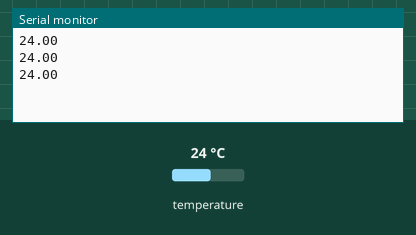
Bench run of a sketch on a simulated Arduino Uno, built with avr-gcc and run on an emulated ATmega328P. On the bench: the last lines printed to the serial monitor. The inputs (shaded band) are chosen by the test bench; at power-on: temperature 24 °C.

Above: at 1.8 s.
1.9 s: temperature set to 12 °C
At 2.5 s:
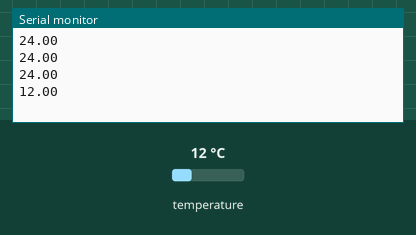
3.4 s: temperature set to 19 °C
At 4.0 s:
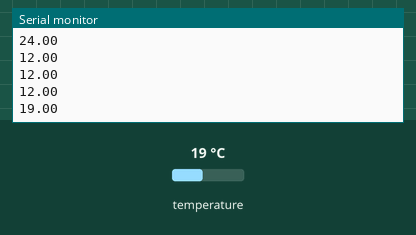
Timing chart, 0 to 6.4 s (numbered marks = the images above; inputs shaded):
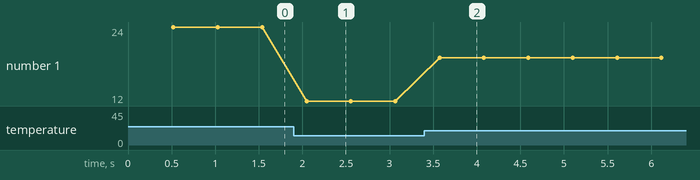

Measured:
- after the input at 1.9 s, the serial monitor: prints a new line after 0.15 s (image 1)
- after the input at 3.4 s, the serial monitor: prints a new line after 0.17 s (image 2)
- plotted number 1: 24 → 12 after the input at 1.9 s, 12 → 19 after the input at 3.4 s

The sketch:

DS18x20_TemperatureSimple.ino
```cpp
#include <OneWire.h>

/***********************************************************************
  OneWire DS18S20, DS18B20, DS1822 Temperature Example

   http://www.pjrc.com/teensy/td_libs_OneWire.html

   The DallasTemperature library can do all this work for you!
   http://milesburton.com/Dallas_Temperature_Control_Library

  How to connect:
  http://www.tweaking4all.com/hardware/arduino/arduino-ds18b20-temperature-sensor/
  ( Please modify the pin in the program accordingly )

  Example copied and modified from td_libs_OneWire.html examples
  by ChrisMicro 2015
  Copyright see "OneWire.cpp"

************************************************************************/

#define ONEWIRE_PIN 2

OneWire  ds(ONEWIRE_PIN);  // on pin 2 (a 4.7K resistor is necessary)

#define NUMADRESSES 8
byte addr[NUMADRESSES];
byte type_s;

//#define DEBUG_TEMPERATURESENSOR_ON

void initTemperatureSensor()
{
  byte i,n;
  //for(n=0;n<NUMADRESSES;n++)
  {
    if ( !ds.search(addr))
    {
        #ifdef DEBUG_TEMPERATURESENSOR_ON
      Serial.println("No more addresses.");
      Serial.println();
      #endif
      ds.reset_search();
      delay(250);
    //return;
    }
    #ifdef DEBUG_TEMPERATURESENSOR_ON
      Serial.print("ROM =");
      for( i = 0; i < 8; i++)
      {
        Serial.write(' ');
        Serial.print(addr[i], HEX);
      }

      if (OneWire::crc8(addr, 7) != addr[7])
      {

        Serial.println("CRC is not valid!");
        return;
      }
      Serial.println();
    #endif

    // the first ROM byte indicates which chip
    switch (addr[0])
    {
      case 0x10:
      {
        #ifdef DEBUG_TEMPERATURESENSOR_ON
           Serial.println("  Chip = DS18S20");  // or old DS1820
        #endif
        type_s = 1;
      }break;

      case 0x28:
      {
        #ifdef DEBUG_TEMPERATURESENSOR_ON
          Serial.println("  Chip = DS18B20");
        #endif
        type_s = 0;
      }break;

      case 0x22:
      {
        #ifdef DEBUG_TEMPERATURESENSOR_ON
          Serial.println("  Chip = DS1822");
        #endif
        type_s = 0;
      }break;

      default:
      {
        #ifdef DEBUG_TEMPERATURESENSOR_ON
          Serial.println("Device is not a DS18x20 family device.");
        #endif
      }break;
    }
  }
}

// return value: celsius_degrees
float getTemperature()
{
  byte i;
  byte present = 0;

  byte data[12];

  float celsius, fahrenheit;

  ds.reset();
  ds.select(addr);
  ds.write(0x44, 1);        // start conversion, with parasite power on at the end

  delay(500);     // maybe 750ms is enough, maybe not
  // we might do a ds.depower() here, but the reset will take care of it.

  present = ds.reset();
  ds.select(addr);
  ds.write(0xBE);         // Read Scratchpad

  #ifdef DEBUG_TEMPERATURESENSOR_ON
    Serial.print("  Data = ");
    Serial.print(present, HEX);
    Serial.print(" ");
  #endif

  for ( i = 0; i < 9; i++)
  {           // we need 9 bytes
    data[i] = ds.read();
    #ifdef DEBUG_TEMPERATURESENSOR_ON
      Serial.print(data[i], HEX);
      Serial.print(" ");
    #endif
  }
  #ifdef DEBUG_TEMPERATURESENSOR_ON
    Serial.print(" CRC=");
    Serial.print(OneWire::crc8(data, 8), HEX);
    Serial.println();
  #endif

  // Convert the data to actual temperature
  // because the result is a 16 bit signed integer, it should
  // be stored to an "int16_t" type, which is always 16 bits
  // even when compiled on a 32 bit processor.
  int16_t raw = (data[1] << 8) | data[0];
  if (type_s)
  {
    raw = raw << 3; // 9 bit resolution default
    if (data[7] == 0x10) {
      // "count remain" gives full 12 bit resolution
      raw = (raw & 0xFFF0) + 12 - data[6];
    }
  } else
  {
    byte cfg = (data[4] & 0x60);
    // at lower res, the low bits are undefined, so let's zero them
    if (cfg == 0x00) raw = raw & ~7;  // 9 bit resolution, 93.75 ms
    else if (cfg == 0x20) raw = raw & ~3; // 10 bit res, 187.5 ms
    else if (cfg == 0x40) raw = raw & ~1; // 11 bit res, 375 ms
    //// default is 12 bit resolution, 750 ms conversion time
  }
  celsius = (float)raw / 16.0;
  fahrenheit = celsius * 1.8 + 32.0;
  #ifdef DEBUG_TEMPERATURESENSOR_ON
    Serial.print("  Temperature = ");
    Serial.print(celsius);
    Serial.print(" Celsius, ");
    Serial.print(fahrenheit);
    Serial.println(" Fahrenheit");
  #endif

  return celsius;
}
/***********************************************************************
      end temperature sensor
***********************************************************************/

void setup(void)
{
  Serial.begin(9600);
  initTemperatureSensor();
}

void loop(void)
{
  Serial.println(getTemperature());
}
```
